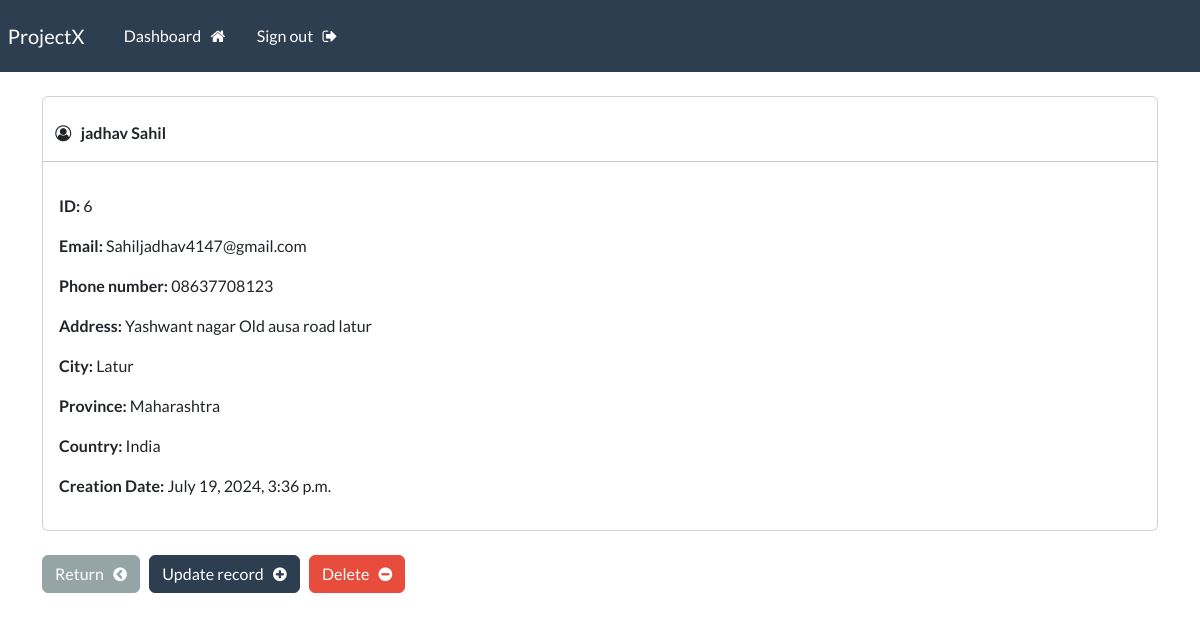
The app's page /record/6 (signed in) with its own data.
### webapp/models.py (models this page shows, shortened)
class Record(models.Model):
    creation_date = models.DateTimeField(auto_now_add=True)
    first_name = models.CharField(max_length=100)
    last_name = models.CharField(max_length=100)
    email = models.CharField(max_length=255)
    phone = models.CharField(max_length=20)
    address = models.CharField(max_length=300)
    city = models.CharField(max_length=255)
    province = models.CharField(max_length=200)
    country = models.CharField(max_length=123)

### webapp/views.py (the view)
# urls.py: path('record/<int:pk>', views.singular_record, name="record"),
@login_required(login_url='my-login')
def singular_record(request, pk):
    all_records = Record.objects.get(id=pk)
    context = {'record':all_records}
    return render(request, 'webapp/view-record.html', context=context)

### webapp/templates/webapp/view-record.html (shortened to what this page needs)
{% extends 'webapp/base.html' %}
{% block content %}
<div class="card">
    <strong>
    <br>
        <i class="fa fa-user-circle-o" aria-hidden="true"></i> &nbsp;
      {{record.last_name}}
      {{record.first_name}}
    </strong>
     <hr>
    <div class="card-body">
        <p> <strong> ID: </strong> {{record.id}} </p>
        <p> <strong> Email: </strong> {{record.email}} </p>
        <p> <strong> Phone number: </strong> {{record.phone}} </p>
        <p> <strong> Address: </strong> {{record.address}} </p>
        <p> <strong> City: </strong> {{record.city}} </p>
        <p> <strong> Province: </strong> {{record.province}} </p>
        <p> <strong> Country: </strong> {{record.country}} </p>
        <p> <strong> Creation Date: </strong> {{record.creation_date}} </p>
    </div>
</div>
<br>
<a href="{% url 'dashboard' %}" class="btn btn-secondary"> Return &nbsp; <i class="fa fa-chevron-circle-left" aria-hidden="true"></i> </a>
<a href="{% url 'update-record' record.id %}" class="btn btn-primary"> Update record &nbsp; <i class="fa fa-plus-circle" aria-hidden="true"></i> </a>
<a href="{% url 'delete-record' record.id %}" class="btn btn-danger"> Delete &nbsp; <i class="fa fa-minus-circle" aria-hidden="true"></i> </a>
{% endblock %}

### records on screen
Record: last_name "jadhav", first_name "Sahil", id "6", email "Sahiljadhav4147@gmail.com", phone "08637708123", address "Yashwant nagar Old ausa road latur", city "Latur", province "Maharashtra", country "India", creation_date "July 19, 2024, 3:36 p.m."
